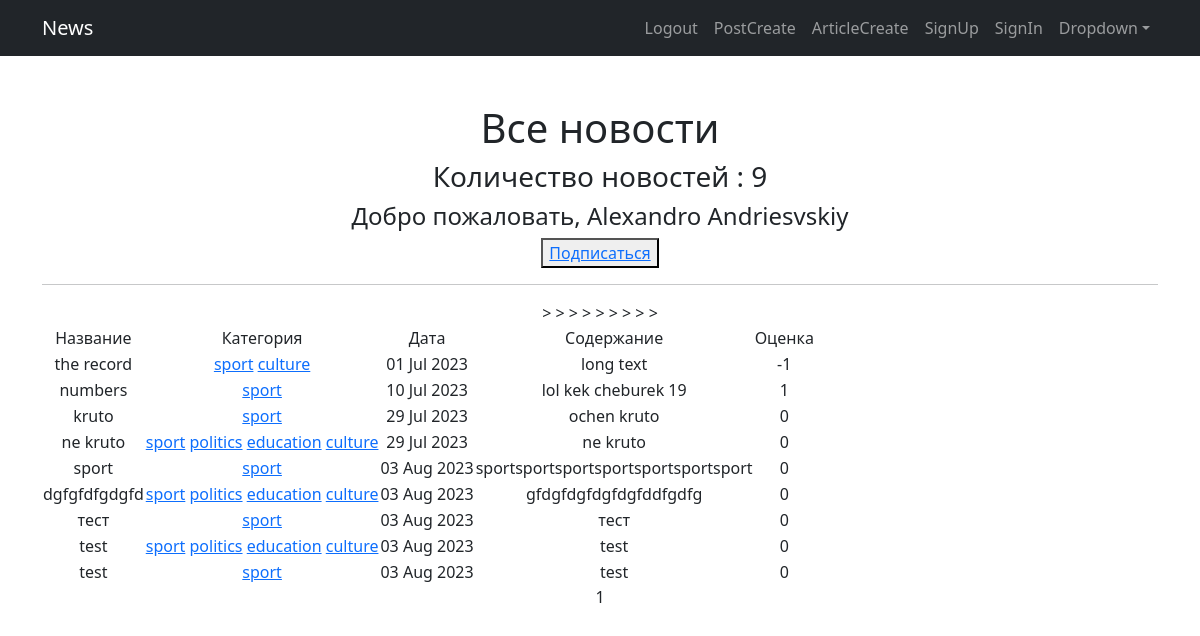
/posts/categories/1/ (signed in), run on the app's committed database.
### news/models.py (models this page shows, shortened)
class Post(models.Model):
    post_author = models.ForeignKey(Author, on_delete=models.CASCADE)
    post_category = models.ManyToManyField(Category)
    article = 'A'
    news = 'N'
    POSITIONS = [
        (article, 'Статья'),
        (news, 'Новость'),
    ]
    category = models.CharField(max_length=1, choices=POSITIONS, default=news)
    date_created = models.DateField(auto_now_add=True)
    title = models.CharField(max_length=50)
    content = models.TextField()
    post_rate = models.IntegerField(default=0)

class Category(models.Model):
    article_category = models.CharField(max_length=255, unique=True)
    subscribers = models.ManyToManyField(User, related_name='categories')
    def __str__(self):
        return self.article_category

### news/views.py (the view)
# urls.py: path('categories/<int:pk>/', CategoryList.as_view(), name='category_list'),
class CategoryList(LoginRequiredMixin, ListView):
    model = Post
    ordering = '-date_created'
    template_name = 'posts.html'
    context_object_name = 'posts'
    paginate_by = 10
    def get_queryset(self):
        self.post_category = Category.objects.get(pk=self.kwargs['pk'])
        queryset = Post.objects.filter(post_category=self.post_category)
        return queryset
    def get_context_data(self, **kwargs):
        context = super().get_context_data(**kwargs)
        category = get_object_or_404(Category, id=self.kwargs['pk'])
        context['is_not_subscriber'] = self.request.user not in category.subscribers.all()
        context['category'] = category
        return context

### news/templatetags/custom_filters.py (called while the page is built)
@register.filter()
def censor(value):
    for bw in bad_words:
        try:
            value = value.lower().replace(bw.lower(), bw[0] + '*' * (len(bw) - 1))
        except AttributeError:
            print('Цензура не может быть применена к числам')
    return value

@register.filter()
def lenght(value):
    return len(value)

### templates/posts.html (shortened to what this page needs)
{% extends 'flatpages/default.html' %}
{% load custom_filters %}
{% block content %}
   <h1>Все новости</h1>
   <h3>Количество новостей : {{ posts|lenght }}</h3>
   <h4>Добро пожаловать, {{ request.user }}</h4>
    {% if is_not_subscriber %}
    <button> <a href="{% url 'subscribe' category.id %}"> Подписаться</a> </button>
    {% endif %}
   <hr>
   {% if posts %}
       <table>
           <tr>
               <td>Название</td>
               <td>Категория</td>
               <td>Дата</td>
               <td>Содержание</td>
               <td>Оценка</td>
           </tr>
           {% for post in posts %}
           <tr>
               <td>{{ post.title|censor }}</td>
               <td>
                   {% for cat in post.post_category.all %}
                   <a href="{% url 'category_list' cat.id %}">{{ cat }}</a>
                   {% endfor %}
               </td>
               <td>{{ post.date_created|date:'d M Y' }}</td>>
               <td>{{ post.content|truncatewords:20|censor }}</td>
               <td>{{ post.post_rate|censor }}</td>
           </tr>
           {% endfor %}
       </table>
   {% else %}
       <h2>Товаров нет!</h2>
   {% endif %}
   {{ page_obj.number }}
{% endblock content %}

### data on the page
Post: title|censor "the record", date_created "01 Jul 2023", content|censor "long text", post_rate|censor "-1"
Category: article_category "sport"
Category: article_category "culture"
Post: title|censor "numbers", date_created "10 Jul 2023", content|censor "lol kek cheburek 19", post_rate|censor "1"
Post: title|censor "kruto", date_created "29 Jul 2023", content|censor "ochen kruto", post_rate|censor "0"
Post: title|censor "ne kruto", date_created "29 Jul 2023", content|censor "ne kruto", post_rate|censor "0"
Category: article_category "politics"
Category: article_category "education"
Post: title|censor "sport", date_created "03 Aug 2023", content|censor "sportsportsportsportsportsportsport", post_rate|censor "0"
Post: title|censor "dgfgfdfgdgfd", date_created "03 Aug 2023", content|censor "gfdgfdgfdgfdgfddfgdfg", post_rate|censor "0"
Post: title|censor "тест", date_created "03 Aug 2023", content|censor "тест", post_rate|censor "0"
Post: title|censor "test", date_created "03 Aug 2023", content|censor "test", post_rate|censor "0"
Post: title|censor "test", date_created "03 Aug 2023", content|censor "test", post_rate|censor "0"

### other printed values
{{ posts|lenght }} "9"
{{ request.user }} "Alexandro Andriesvskiy"
{{ page_obj.number }} "1"
